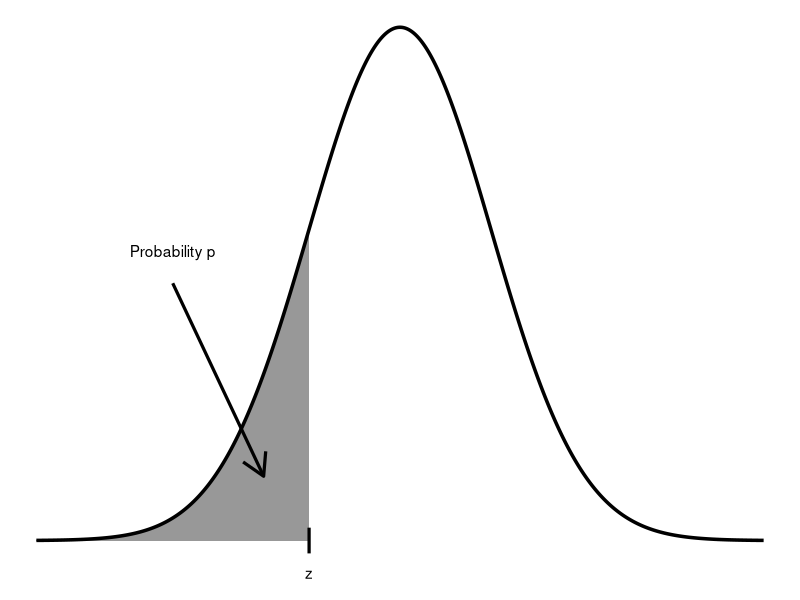
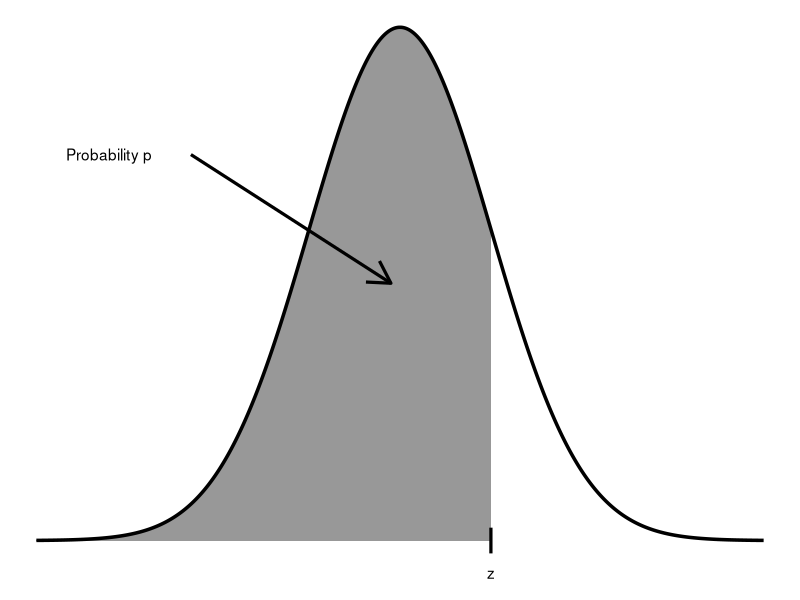
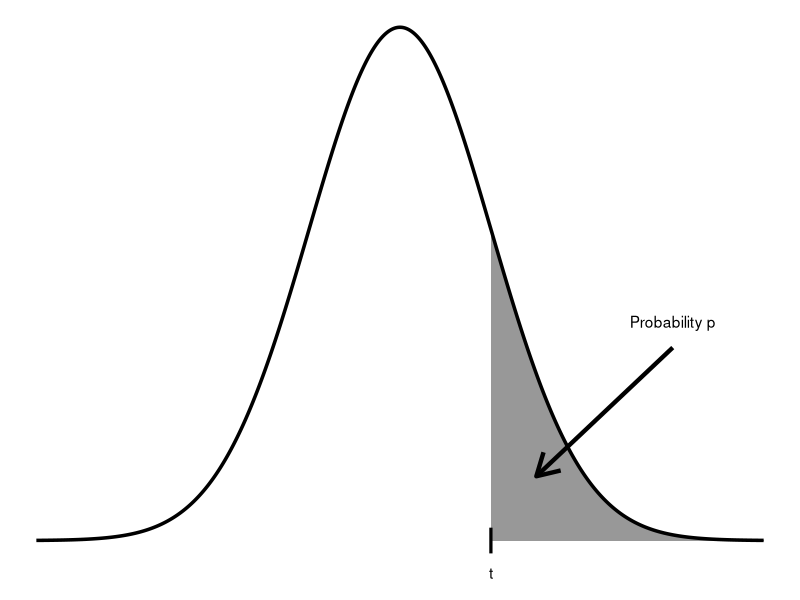
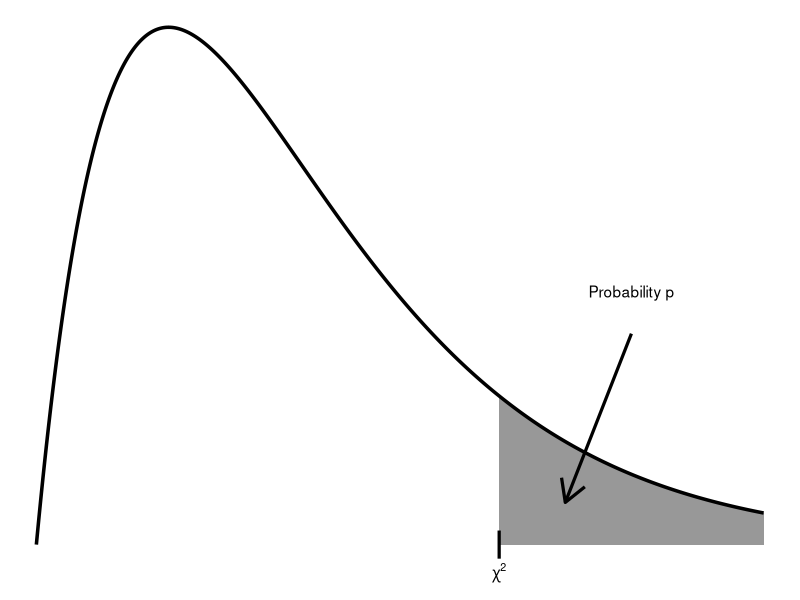

The R source for these figures, in order:
## ---- chunk 1
library(tidyverse)
## ---- chunk 2
# library(stargazer)
# 
# neg_vals = format(round(pnorm(seq(-3.49, 0, 0.01)), dig = 4), nsmall = 4)
# neg_vals_df = data.frame(replicate(10, numeric(35)))
# rownames(neg_vals_df) <- paste0("-", format(rev(seq(0, 3.4, 0.1)), nsmall = 1))
# colnames(neg_vals_df) <- format(seq(0, .09, .01), nsmall = 2)
# for (i in 0:9) {
#     neg_vals_df[[i + 1]] = neg_vals[seq(10 - i, by = 10, length = 35)]
# }
# 
# 
# pos_vals = format(round(pnorm(seq(0, 3.49, 0.01)), dig = 4), nsmall = 4)
# pos_vals_df = data.frame(replicate(10, numeric(35)))
# rownames(pos_vals_df) <- paste0(format(seq(0, 3.4, 0.1), nsmall = 1))
# colnames(pos_vals_df) <- format(seq(0, .09, .01), nsmall = 2)
# for (i in 1:10) {
#     pos_vals_df[[i]] = pos_vals[seq(i, by = 10, length = 35)]
# }
# 
# write.csv(neg_vals_df, "z_neg_vals.csv")
# write.csv(pos_vals_df, "z_pos_vals.csv")

## ---- chunk 3
ggplot() + xlim(-4,4) +
    geom_polygon(aes(x = c(-4, seq(-4,-1,0.01), -1), 
                     y = c(0, dnorm(seq(-4, -1, 0.01)), 0)), 
                 alpha = 0.5) +
    stat_function(fun = dnorm, size = 1.2, n = 1000) + theme_void() +
    annotate("segment", x = -1, xend = -1, y = -.01, yend = .01, size = 1.1) + 
    annotate("text", x = -1, y = -.025, label = "z") +
    annotate("segment", x = -2.5, y = .2, xend = -1.5, yend = .05, arrow = arrow(), size = 1.1) +
    annotate("text", x = -2.5, y = 0.225, label =  "Probability p")

# x <- seq(-4,4,0.01)
# x.1 <- seq(-4,-1,0.01)
# par(mar=c(3,1,1,1))
# plot.new()
# plot.window(c(-4, 4), c(0, .4))
# lines(x, dnorm(x), lwd = 1.5)
# polygon(c(x.1, x.1[length(x.1)]), c(dnorm(x.1), 0), col = "gray")
# axis(side = 1, at = -1, labels = expression(z))
# arrows(-2.5, .2, -1.5, 0.05, lwd = 1.5)
# text(-2.5, .225, "Probability")
# box()
## ---- chunk 4
ggplot() +
    geom_polygon(aes(x = c(-4, seq(-4,1,0.01), 1), y = c(0, dnorm(seq(-4,1,0.01)), 0)), alpha = 0.5) +
    stat_function(fun = dnorm, xlim = c(-4, 4), size = 1.2, n = 1000) + theme_void() +
    annotate("segment", x = 1, xend = 1, y = -.01, yend = .01, size = 1.1) + 
    annotate("text", x = 1, y = -.025, label = "z") +
    annotate("segment", x = -2.3, y = .3, xend = -.1, yend = .2, arrow = arrow(), size = 1.1) +
    annotate("text", x = -3.2, y = 0.3, label =  "Probability p")

# x.2 <- seq(-4,1,0.01)
# par(mar=c(3,1,1,1))
# plot.new()
# plot.window(c(-4, 4), c(0, .4))
# lines(x, dnorm(x), lwd = 1.5)
# polygon(c(x.2, x.2[length(x.2)]), c(dnorm(x.2), 0), col = "gray")
# axis(side = 1, at = 1, labels = expression(z))
# arrows(-2.5, .3, -.1, .2, lwd = 1.5)
# text(-3.2, .3, "Probability")
# box()
## ---- chunk 5
ggplot() +
    geom_polygon(aes(x = c(1, seq(1,4,0.01), 4), y = c(0, dnorm(seq(1,4,0.01)), 0)), alpha = 0.5) +
    stat_function(fun = dnorm, xlim = c(-4, 4), size = 1.2, n = 1000) + theme_void() +
    annotate("segment", x = 1, xend = 1, y = -.01, yend = .01, size = 1.1) + 
    annotate("text", x = 1, y = -.025, label = "t") +
    annotate("segment", x = 3, y = .15, xend = 1.5, yend = .05, arrow = arrow(), size = 1.5) +
    annotate("text", x = 3, y = 0.17, label =  "Probability p")

# x.3 <- seq(1,4,0.01)
# par(mar = c(3,1,1,1))
# plot.new()
# plot.window(c(-4, 4), c(0, .4))
# lines(x, dnorm(x), lwd = 1.5)
# polygon(c(1, x.3), c(0, dnorm(x.3)), col = "gray")
# axis(side = 1, at = 1, labels = "t*")
# arrows(3, .15, 1.5, .05, lwd = 1.5)
# text(3, .17, "Probability p")
# box()
## ---- chunk 6
# dfs <- c(1:30, 40, 50, 60, 80, 100, 1000, Inf)
# ps <- c(.25, .2, .15, .1, .05, .025, .02, .01, .005, .0025, .001, .0005)
# 
# t_vals_df = data.frame(replicate(12, numeric(37)))
# 
# rownames(t_vals_df) <- dfs
# colnames(t_vals_df) <- ps
# 
# for (p in ps) {
#     t_vals_df[[paste(p)]] <- qt(p, dfs, lower.tail = FALSE)
# }
# 
# write.csv(t_vals_df, "t_vals_df.csv")
## ---- chunk 7
chidf <- function(x) dchisq(x, df = 4)

ggplot() +
    geom_polygon(aes(x = c(7, seq(7,11,0.01), 11), y = c(0, chidf(seq(7,11,0.01)), 0)), alpha = 0.5) +
    stat_function(fun = chidf, xlim = c(0, 11), size = 1.2, n = 1000) + theme_void() +
    annotate("segment", x = 7, xend = 7, y = -.005, yend = .005, size = 1.1) + 
    annotate("text", x = 7, y = -.01, label = expression(chi^2)) +
    annotate("segment", x = 9, y = .075, xend = 8, yend = .015, arrow = arrow(), size = 1.1) +
    annotate("text", x = 9, y = 0.09, label =  "Probability p")

# x.4 <- seq(7,11,0.01)
# par(mar=c(3,1,1,1))
# plot.new()
# plot.window(c(0, 11), c(0, .2))
# chidf <- function(x) dchisq(x, df = 4)
# curve(chidf, lwd = 1.5, add=TRUE)
# polygon(c(7, x.4, 11), c(0, chidf(x.4), 0), col = "gray")
# axis(side = 1, at = 7, labels = expression(chi^2))
# arrows(9, .075, 8, .015, lwd = 1.5)
# text(9, .09, "Probability p")
# box()
## ---- chunk 8
# dfs <- c(1:30, 40, 50, 60, 80, 100)
# ps <- c(.25, .2, .15, .1, .05, .025, .02, .01, .005, .0025, .001, .0005)
# 
# chi_sq_vals_df = data.frame(replicate(12, numeric(35)))
# 
# rownames(chi_sq_vals_df) <- dfs
# colnames(chi_sq_vals_df) <- ps
# 
# for (p in ps) {
#     chi_sq_vals_df[[paste(p)]] <- qchisq(p, dfs, lower.tail = FALSE)
# }
# 
# write.csv(chi_sq_vals_df, "chi_sq_vals_df.csv")
